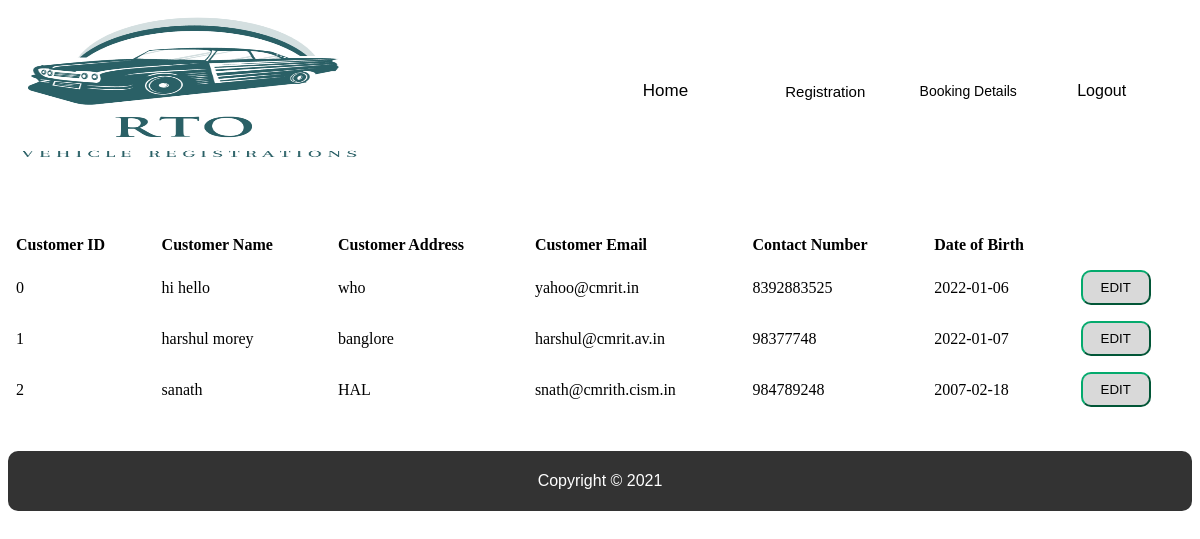
Screenshot of /viewcustomer.php with the database file from the repository.
### tables this page shows
CREATE TABLE `customer` (
  `cus_id` int(11) NOT NULL,
  `cus_name` varchar(50) DEFAULT NULL,
  `cus_addres` varchar(50) DEFAULT NULL,
  `cus_email` varchar(50) DEFAULT NULL,
  `cus_mobile` varchar(11) DEFAULT NULL,
  `cus_dob` date DEFAULT NULL
);

### db/conn.php (called while the page is built, shortened)
<?php
    $host = '127.0.0.1';
	$db = 'contact_db';
	$user = 'root';
	$pass = '';
	$charset = 'utf8mb4';
	$dsn = "mysql:host=$host;dbname=$db;charset=$charset";
    try{
		$pdo = new PDO($dsn ,$user ,$pass);
		$pdo->setAttribute(PDO::ATTR_ERRMODE, PDO::ERRMODE_EXCEPTION);
	} catch(PDOException $e){
		echo $e->getMessage();
	}
    require_once'crud.php';
    $crud = new crud($pdo);
?>

### db/crud.php (called while the page is built, shortened)
<?php
class crud{
	private $db;
	function __construct($conn){
		$this->db = $conn;
	}
	public function getcustomer(){
        try{
            $sql = "SELECT * FROM `customer`";
            $result = $this->db->query($sql);
            return $result;
        }catch (PDOException $e) {
            echo $e->getMessage();
            return false;
        }
    }
}
?>

### viewcustomer.php (the view, shortened to what this page needs)
<?php
    require_once 'include/admin_header.php';
    require_once 'db/conn.php';
    $results = $crud->getcustomer();
?>
<br/>
<br/>
<br/>
    <table width="100%" cellspacing="10px" align="center" style="border-collapse: collapse;">
        <tr>
            <th style="text-align: left;padding: 8px;">Customer ID</th>
            <th style="text-align: left;padding: 8px;">Customer Name</th>
            <th style="text-align: left;padding: 8px;">Customer Address</th>
            <th style="text-align: left;padding: 8px;">Customer Email</th>
            <th style="text-align: left;padding: 8px;">Contact Number</th>
            <th style="text-align: left;padding: 8px;">Date of Birth</th>
        </tr>
        <?php while($r = $results->fetch(PDO::FETCH_ASSOC)) { ?>
           <tr>
                <td style="text-align: left;padding: 8px;"><?php echo $r['cus_id'] ?></td>
                <td style="text-align: left;padding: 8px;"><?php echo $r['cus_name'] ?></td>
                <td style="text-align: left;padding: 8px;"><?php echo $r['cus_addres'] ?></td>
                <td style="text-align: left;padding: 8px;"><?php echo $r['cus_email'] ?></td>
                <td style="text-align: left;padding: 8px;"><?php echo $r['cus_mobile'] ?></td>
                <td style="text-align: left;padding: 8px;"><?php echo $r['cus_dob'] ?></td>
                <td style="text-align: left;padding: 8px;">
                    <a onclick="return confirm('Are you sure you want to EDIT this customer?');" href="editcustomer.php?id=<?php echo $r['cus_id'] ?>"><button class="abutton">EDIT</button></a>
                </td>
           </tr>
        <?php }?>
    </table>
<br/>
<br/>
<?php require'include/footer.php'?>

### include/admin_header.php (style rules this page uses)
body { background-color:white; }
html { font-size:100%; }
a:link { color:#000000; text-decoration:none; }
@media (min-width: 640px) { body { font-size:1rem; } }
.abutton { width:70px; background-color:#d9d9d9; color:black; padding:8px; border-color:#04aa6D; cursor:pointer; border-radius:10px; text-align:center; }

### rows the page displays
customer: cus_id "0", cus_name "hi hello", cus_addres "who", cus_email "yahoo@cmrit.in", cus_mobile "8392883525", cus_dob "2022-01-06"
customer: cus_id "1", cus_name "harshul morey", cus_addres "banglore", cus_email "harshul@cmrit.av.in", cus_mobile "98377748", cus_dob "2022-01-07"
customer: cus_id "2", cus_name "sanath", cus_addres "HAL", cus_email "snath@cmrith.cism.in", cus_mobile "984789248", cus_dob "2007-02-18"
